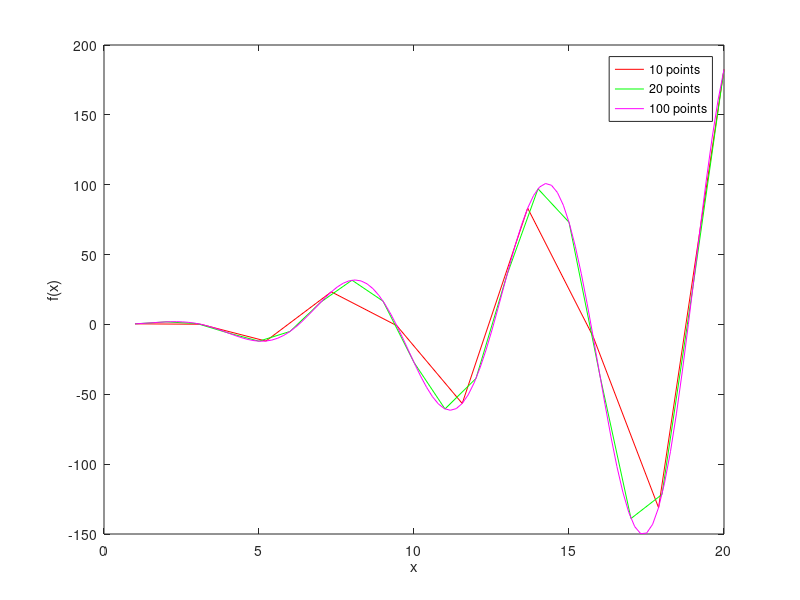

This figure's MATLAB source:
f=@ (x) x.^2/2.*sin(x);
x1 = linspace(1,20,10);
x2 = linspace(1,20,20);
x3 = linspace(1,20,100);

figure
plot(x1,f(x1),'r')
hold on
plot(x2,f(x2),'g')
plot(x3,f(x3),'m')
legend('10 points','20 points','100 points')
xlabel('x')
ylabel('f(x)')
saveas(gcf,'f5','epsc')